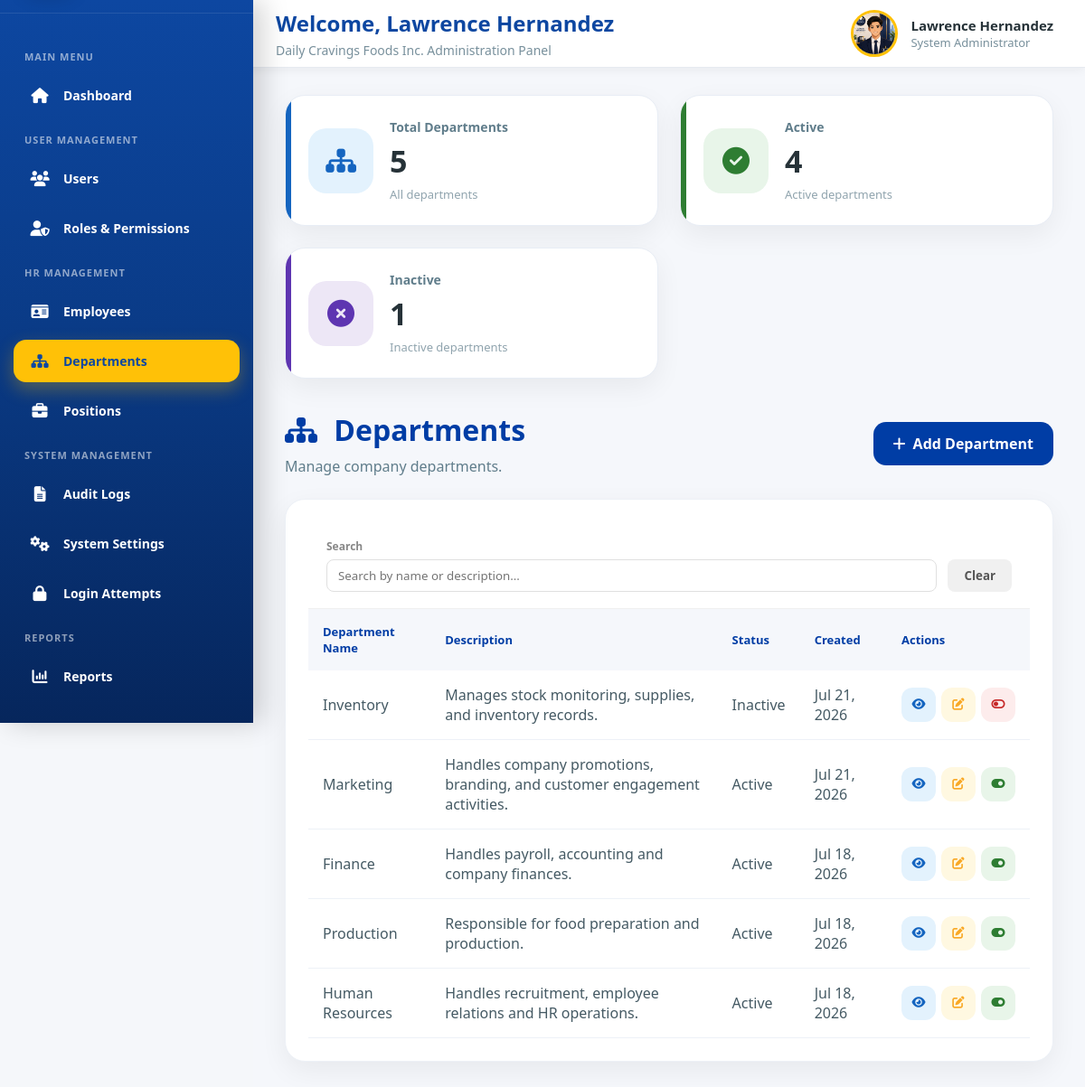
The app's page /admin/departments.php (signed in) with its own data.
### tables this page shows
CREATE TABLE `departments` (
  `department_id` int(11) NOT NULL,
  `department_name` varchar(100) DEFAULT NULL,
  `description` text DEFAULT NULL,
  `created_at` timestamp NOT NULL DEFAULT current_timestamp(),
  `status` enum('Active','Inactive') DEFAULT 'Active'
);

### admin/departments.php (the view, shortened to what this page needs)
<?php
require_once "../config/db.php";
$totalDepartments = $conn->query("
    SELECT COUNT(*)
    FROM departments
")->fetchColumn();
$activeDepartments = $conn->query("
    SELECT COUNT(*)
    FROM departments
    WHERE status = 'Active'
")->fetchColumn();
$inactiveDepartments = $conn->query("
    SELECT COUNT(*)
    FROM departments
    WHERE status = 'Inactive'
")->fetchColumn();
$sql = "
    SELECT
        department_id,
        department_name,
        description,
        status,
        created_at
    FROM departments
    ORDER BY department_id DESC
";
$stmt = $conn->prepare($sql);
$stmt->execute();
$departments = $stmt->fetchAll(PDO::FETCH_ASSOC);
?>
<!DOCTYPE html>
<html lang="en">
<head>
    <link rel="stylesheet" href="../assets/css/global.css">
    <link rel="stylesheet" href="../assets/css/admin.css">
    <link rel="stylesheet" href="https://cdnjs.cloudflare.com/ajax/libs/font-awesome/6.7.2/css/all.min.css">
</head>
<body>
<div class="admin-wrapper">
    <?php require_once "includes/sidebar.php"; ?>
    <div class="admin-content-wrapper">
        <?php require_once "includes/header.php"; ?>
        <main class="admin-main">
        <section class="admin-user-page">
            <div class="admin-user-summary-grid">
                <div class="admin-user-summary-card blue">
                    <div class="admin-user-summary-icon">
                        <i class="fa-solid fa-sitemap"></i>
                    </div>
                    <div class="admin-user-summary-content">
                        <span>Total Departments</span>
                        <h2><?= number_format($totalDepartments); ?></h2>
                        <p>All departments</p>
                    </div>
                </div>
                <div class="admin-user-summary-card green">
                    <div class="admin-user-summary-icon">
                        <i class="fa-solid fa-check-circle"></i>
                    </div>
                    <div class="admin-user-summary-content">
                        <span>Active</span>
                        <h2><?= number_format($activeDepartments); ?></h2>
                        <p>Active departments</p>
                    </div>
                </div>
                <div class="admin-user-summary-card purple">
                    <div class="admin-user-summary-icon">
                        <i class="fa-solid fa-times-circle"></i>
                    </div>
                    <div class="admin-user-summary-content">
                        <span>Inactive</span>
                        <h2><?= number_format($inactiveDepartments); ?></h2>
                        <p>Inactive departments</p>
                    </div>
                </div>
            </div>
            <div class="admin-user-header">
                <div class="admin-user-title">
                    <h1>
                        <i class="fa-solid fa-sitemap"></i>
                        Departments
                    </h1>
                    <p>Manage company departments.</p>
                </div>
                <div class="admin-user-actions">
                        <a href="department_add.php" class="admin-user-add-btn">
                        <i class="fa-solid fa-plus"></i>
                        Add Department
                    </a>
                </div>
            </div>
            <div class="admin-user-table-card">
                <div style="padding: 18px 20px; border-bottom: 1px solid #f0f0f0;">
                    <div style="display: flex; gap: 12px; align-items: flex-end;">
                        <div style="flex: 1;">
                            <label style="font-size: 12px; font-weight: 600; color: #888; display: block; margin-bottom: 6px;">Search</label>
                            <input
                                type="text"
                                id="liveSearchInput"
                                placeholder="Search by name or description..."
                                autocomplete="off"
                                style="padding: 8px 12px; border: 1px solid #e0e0e0; border-radius: 8px; width: 100%;"
                            >
                        </div>
                        <button type="button" id="liveSearchClear" style="padding: 9px 18px; background: #f0f0f0; color: #555; border: none; border-radius: 8px; font-weight: 600; cursor: pointer;">
                            Clear
                        </button>
                    </div>
                </div>
                <?php if (empty($departments)): ?>
                    <div class="admin-user-empty">
                        <i class="fa-solid fa-inbox"></i>
                        <h3>No Departments Found</h3>
                        <p>No department records available.</p>
                    </div>
                <?php else: ?>
                    <div class="admin-table-scroll">
                    <table class="admin-user-table" id="liveSearchTable">
                        <thead>
                            <tr>
                                <th>Department Name</th>
                                <th>Description</th>
                                <th>Status</th>
                                <th>Created</th>
                                <th>Actions</th>
                            </tr>
                        </thead>
                        <tbody>
                            <?php foreach ($departments as $dept): ?>
                                <tr>
                                    <td style="font-weight: 500;"><?= htmlspecialchars($dept['department_name']); ?></td>
                                    <td><?= htmlspecialchars($dept['description'] ?? 'N/A'); ?></td>
                                    <td>
                                        <span class="admin-badge <?= $dept['status'] === 'Active' ? 'admin-badge-success' : 'admin-badge-danger'; ?>">
                                            <?= htmlspecialchars($dept['status']); ?>
                                        </span>
                                    </td>
                                    <td><?= date('M d, Y', strtotime($dept['created_at'])); ?></td>
                                    <td style="text-align: center;">
                                        <div style="display: flex; gap: 6px; justify-content: center;">
                                            <form method="POST" action="department_view.php" style="display: inline;">
                                            <button type="submit" class="admin-user-action view" title="View">
                                                <i class="fa-solid fa-eye"></i>
                                            </button>
                                        </form>
                                         <form method="POST" action="department_edit.php" style="display: inline;">
                                            <button type="submit" class="admin-user-action edit" title="Edit">
                                                <i class="fa-solid fa-edit"></i>
                                            </button>
                                        </form>
                                            <form method="POST" action="department_status.php" style="display: inline;">
                                                <button type="submit" class="admin-user-action status <?= $dept['status'] === 'Active' ? 'active' : 'inactive'; ?>" title="<?= $dept['status'] === 'Active' ? 'Deactivate Department' : 'Activate Department'; ?>">
                                                    <i class="fa-solid <?= $dept['status'] === 'Active' ? 'fa-toggle-on' : 'fa-toggle-off'; ?>"></i>
                                                </button>
                                            </form>
                                        </div>
                                    </td>
                                </tr>
                            <?php endforeach; ?>
                        </tbody>
                    </table>
                    </div>
                <?php endif; ?>
            </div>
        </section>
        </main>
    </div>
</div>
</body>
</html>

### assets/css/global.css (style rules this page uses)
:root { --primary:#0D47A1; --primary-dark:#08306B; --secondary:#1565C0; --secondary-dark:#0B3D91; --accent:#FFC107; --success:#2E7D32; --warning:#F9A825; --danger:#C62828; --background:#F5F7FA; --card:#FFFFFF; --text:#263238; --text-light:#546E7A; --border:#E0E0E0; --shadow: 0 4px 12px rgba(0,0,0,.08); --shadow-lg: 0 12px 35px rgba(0,0,0,.12); --radius-sm:8px; --radius:12px; --radius-lg:18px; --radius-xl:25px; --sidebar-width:280px; --header-height:75px; --transition:.30s ease; }
* { margin:0; padding:0; box-sizing:border-box; }
html { scroll-behavior:smooth; }
body { font-family: "Segoe UI", Arial, sans-serif; background:var(--background); color:var(--text); overflow-x:hidden; }
a { text-decoration:none; color:inherit; }
button, input, select, textarea { font-family:inherit; }
button { cursor:pointer; }

### assets/css/admin.css (style rules this page uses)
:root { --admin-sidebar-width:280px; --admin-header-height:75px; }
.admin-wrapper { display:flex; width:100%; min-height:100vh; background:var(--background); }
.admin-content-wrapper { flex:1; margin-left:var(--admin-sidebar-width); min-height:100vh; display:flex; flex-direction:column; }
.admin-main { margin-top:75px; padding:30px 35px; background:#F5F7FB; min-height:calc(100vh - 75px); }
@media (min-width:993px) { .admin-content-wrapper { margin-left:var(--sidebar-width); } }
.admin-user-summary-grid { display:grid; grid-template-columns:repeat(4,1fr); gap:24px; margin-bottom:35px; }
.admin-user-summary-card { position:relative; display:flex; align-items:center; gap:18px; background:#ffffff; padding:25px; border-radius:22px; border:1px solid #e8edf5; overflow:hidden; box-shadow: 0 10px 30px rgba(0,0,0,.06); transition:.35s ease; }
.admin-user-summary-card::before { content:""; position:absolute; left:0; top:0; width:6px; height:100%; }
.admin-user-summary-card.blue::before { background:#1565C0; }
.admin-user-summary-card.green::before { background:#2E7D32; }
.admin-user-summary-card.purple::before { background:#5E35B1; }
.admin-user-summary-icon { width:72px; height:72px; display:flex; align-items:center; justify-content:center; border-radius:20px; font-size:30px; flex-shrink:0; transition:.35s; }
.admin-user-summary-card.blue .admin-user-summary-icon { background:#E3F2FD; color:#1565C0; }
.admin-user-summary-card.green .admin-user-summary-icon { background:#E8F5E9; color:#2E7D32; }
.admin-user-summary-card.purple .admin-user-summary-icon { background:#EDE7F6; color:#5E35B1; }
.admin-user-summary-content span { display:block; font-size:14px; font-weight:600; color:#607D8B; }
.admin-user-summary-content h2 { margin:5px 0; font-size:34px; font-weight:800; color:#263238; }
.admin-user-summary-content p { margin:0; font-size:13px; color:#90A4AE; }
.admin-user-header { display:flex; justify-content:space-between; align-items:center; margin-bottom:25px; }
.admin-user-title h1 { margin:0; color:#003DA5; font-size:32px; font-weight:800; }
.admin-user-title h1 i { margin-right:10px; }
.admin-user-title p { margin-top:8px; color:#607D8B; }
.admin-user-add-btn { display:flex; align-items:center; gap:8px; background:#003DA5; color:#fff; padding:13px 22px; border-radius:14px; text-decoration:none; font-weight:700; transition:.3s; }
.admin-user-table-card { background:#ffffff; border-radius:22px; padding:25px; border:1px solid #edf1f7; box-shadow: 0 10px 30px rgba(0,0,0,.06); }
.admin-user-table { width:100%; min-width:1200px; border-collapse:collapse; }
.admin-user-table thead { position:sticky; top:0; z-index:5; }
.admin-user-table th { padding:16px; background:#f5f7fb; color:#003DA5; text-align:left; font-size:13px; }
.admin-user-table td { padding:16px; border-bottom:1px solid #edf1f7; color:#455A64; }
.admin-user-actions { display:flex; gap:10px; }
.admin-user-action { width:38px; height:38px; display:flex; justify-content:center; align-items:center; border:none; border-radius:12px; cursor:pointer; transition:.3s; }
.admin-user-action.view { background:#E3F2FD; color:#1565C0; }
.admin-user-action.edit { background:#FFF8E1; color:#F9A825; }
.admin-user-action.status.active { background:#E8F5E9; color:#2E7D32; }
.admin-user-action.status.inactive { background:#FDECEC; color:#C62828; }
@media (max-width:1200px) { .admin-user-summary-grid { grid-template-columns:repeat(2,1fr); } }

### admin/departments.php (style rules this page uses)
.admin-table-scroll { overflow-x: auto; -webkit-overflow-scrolling: touch; }
.admin-table-scroll table { min-width: 700px; }

### records on screen
departments: department_name "Inventory", description "Manages stock monitoring, supplies, and inventory records.", status "Inactive", created_at "Jul 21, 2026"
departments: department_name "Marketing", description "Handles company promotions, branding, and customer engagement activities.", status "Active", created_at "Jul 21, 2026"
departments: department_name "Finance", description "Handles payroll, accounting and company finances.", status "Active", created_at "Jul 18, 2026"
departments: department_name "Production", description "Responsible for food preparation and production.", status "Active", created_at "Jul 18, 2026"
departments: department_name "Human Resources", description "Handles recruitment, employee relations and HR operations.", status "Active", created_at "Jul 18, 2026"

### other values on screen
$admin_name "Lawrence Hernandez"
$totalDepartments "5"
$activeDepartments "4"
$inactiveDepartments "1"
